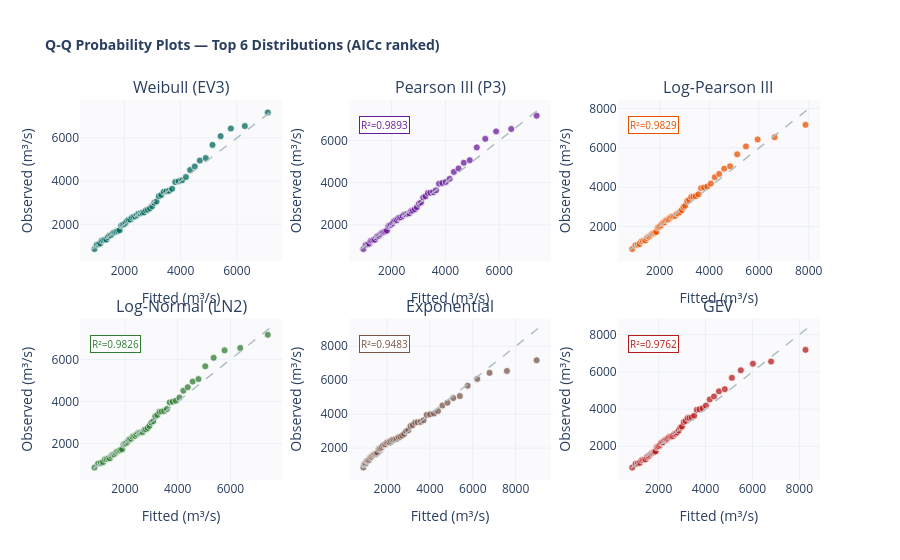

The notebook cell saved with this chart:
### Markdown cell above
### 📊 P7 — Q-Q Probability Plots (Interactive, All Distributions)

### Code cell
# Select top-6 by AICc
top6_names = df_ic_sorted["Distribution"].head(6).tolist()
fig = make_subplots(rows=2, cols=3,
    subplot_titles=[f"{n}" for n in top6_names],
    horizontal_spacing=0.09, vertical_spacing=0.15)

for idx, name in enumerate(top6_names):
    r, c = divmod(idx, 3)
    res  = FIT.get(name)
    if not res: continue
    dist = DIST_CATALOG[name]
    probs = PP_weib
    try:
        if "Log-Pearson" in name:
            Q_fit = np.exp(dist.ppf(probs, *res["params"]))
        else:
            Q_fit = dist.ppf(probs, *res["params"])
        Q_fit = np.clip(Q_fit, 0, 2e4)
        r2  = r2_score(Q_sorted, Q_fit)
        col = COLORS.get(name, "#607D8B")

        # Scatter
        fig.add_trace(go.Scatter(
            x=Q_fit, y=Q_sorted, mode="markers",
            marker=dict(color=col, size=7, opacity=0.75,
                        line=dict(color="white", width=0.8)),
            name=name, showlegend=False,
            hovertemplate=f"Fitted=%{{x:.0f}}<br>Obs=%{{y:.0f}}<br>{name}<extra></extra>",
        ), row=r+1, col=c+1)

        # 1:1 line
        lim = [min(Q_fit.min(), Q_sorted.min())*0.95,
               max(Q_fit.max(), Q_sorted.max())*1.02]
        fig.add_trace(go.Scatter(
            x=lim, y=lim, mode="lines",
            line=dict(color="#B0BEC5", dash="dash", width=1.5),
            showlegend=False, hoverinfo="skip",
        ), row=r+1, col=c+1)

        fig.update_xaxes(title_text="Fitted (m³/s)", row=r+1, col=c+1)
        fig.update_yaxes(title_text="Observed (m³/s)", row=r+1, col=c+1)

        # Annotate R²
        fig.add_annotation(
            x=0.05, y=0.90, xref=f"x{idx+1} domain", yref=f"y{idx+1} domain",
            text=f"R²={r2:.4f}", showarrow=False, font=dict(size=10, color=col),
            bgcolor="white", bordercolor=col, borderwidth=1,
        )
    except Exception as e:
        pass

fig.update_layout(
    height=560, title_text="<b>Q-Q Probability Plots — Top 6 Distributions (AICc ranked)</b>",
    title_font_size=14, plot_bgcolor="rgba(250,250,252,1)",
)
fig.show()

### Figure 1 — Plotly figure (JSON) as saved in the notebook; plotly's stock layout.template omitted (floating-point values rounded to 4 significant figures)
{"data": [{"hovertemplate": "Fitted=%{x:.0f}<br>Obs=%{y:.0f}<br>Weibull (EV3)<extra></extra>", "marker": {"color": "#00695C", "line": {"color": "white", "width": 0.8}, "opacity": 0.75, "size": 7}, "mode": "markers", "name": "Weibull (EV3)", "showlegend": false, "type": "scatter", "x": [937.6, 1012.0, 1077.0, 1139.0, 1197.0, 1254.0, 1309.0, 1362.0, 1416.0, 1468.0, 1520.0, 1572.0, 1624.0, 1676.0, 1728.0, 1780.0, 1833.0, 1885.0, 1938.0, 1992.0, 2046.0, 2101.0, 2157.0, 2213.0, 2270.0, 2328.0, 2387.0, 2448.0, 2509.0, 2572.0, 2637.0, 2703.0, 2771.0, 2840.0, 2912.0, 2986.0, 3063.0, 3142.0, 3225.0, 3311.0, 3401.0, 3495.0, 3594.0, 3698.0, 3809.0, 3927.0, 4053.0, 4190.0, 4339.0, 4503.0, 4686.0, 4893.0, 5134.0, 5423.0, 5786.0, 6284.0, 7100.0], "xaxis": "x", "y": [855.0, 1052.0, 1077.0, 1112.0, 1248.0, 1262.0, 1297.0, 1298.0, 1414.0, 1479.0, 1488.0, 1558.0, 1617.0, 1644.0, 1672.0, 1702.0, 1730.0, 1947.0, 1982.0, 2006.0, 2072.0, 2169.0, 2216.0, 2224.0, 2320.0, 2355.0, 2364.0, 2432.0, 2496.0, 2507.0, 2534.0, 2553.0, 2654.0, 2677.0, 2743.0, 2840.0, 2999.0, 3059.0, 3302.0, 3357.0, 3512.0, 3524.0, 3549.0, 3641.0, 3955.0, 3989.0, 4036.0, 4186.0, 4513.0, 4678.0, 4948.0, 5067.0, 5675.0, 6080.0, 6434.0, 6548.0, 7177.0], "yaxis": "y"}, {"hoverinfo": "skip", "line": {"color": "#B0BEC5", "dash": "dash", "width": 1.5}, "mode": "lines", "showlegend": false, "type": "scatter", "x": [812.2, 7321.0], "xaxis": "x", "y": [812.2, 7321.0], "yaxis": "y"}, {"hovertemplate": "Fitted=%{x:.0f}<br>Obs=%{y:.0f}<br>Pearson III (P3)<extra></extra>", "marker": {"color": "#6A1B9A", "line": {"color": "white", "width": 0.8}, "opacity": 0.75, "size": 7}, "mode": "markers", "name": "Pearson III (P3)", "showlegend": false, "type": "scatter", "x": [949.6, 1031.0, 1100.0, 1162.0, 1220.0, 1276.0, 1329.0, 1381.0, 1432.0, 1482.0, 1532.0, 1581.0, 1630.0, 1679.0, 1728.0, 1778.0, 1827.0, 1877.0, 1927.0, 1978.0, 2030.0, 2082.0, 2134.0, 2188.0, 2243.0, 2298.0, 2355.0, 2413.0, 2473.0, 2533.0, 2596.0, 2660.0, 2726.0, 2794.0, 2865.0, 2938.0, 3013.0, 3092.0, 3174.0, 3260.0, 3350.0, 3445.0, 3545.0, 3651.0, 3764.0, 3885.0, 4016.0, 4159.0, 4314.0, 4487.0, 4682.0, 4904.0, 5165.0, 5481.0, 5885.0, 6446.0, 7391.0], "xaxis": "x2", "y": [855.0, 1052.0, 1077.0, 1112.0, 1248.0, 1262.0, 1297.0, 1298.0, 1414.0, 1479.0, 1488.0, 1558.0, 1617.0, 1644.0, 1672.0, 1702.0, 1730.0, 1947.0, 1982.0, 2006.0, 2072.0, 2169.0, 2216.0, 2224.0, 2320.0, 2355.0, 2364.0, 2432.0, 2496.0, 2507.0, 2534.0, 2553.0, 2654.0, 2677.0, 2743.0, 2840.0, 2999.0, 3059.0, 3302.0, 3357.0, 3512.0, 3524.0, 3549.0, 3641.0, 3955.0, 3989.0, 4036.0, 4186.0, 4513.0, 4678.0, 4948.0, 5067.0, 5675.0, 6080.0, 6434.0, 6548.0, 7177.0], "yaxis": "y2"}, {"hoverinfo": "skip", "line": {"color": "#B0BEC5", "dash": "dash", "width": 1.5}, "mode": "lines", "showlegend": false, "type": "scatter", "x": [812.2, 7539.0], "xaxis": "x2", "y": [812.2, 7539.0], "yaxis": "y2"}, {"hovertemplate": "Fitted=%{x:.0f}<br>Obs=%{y:.0f}<br>Log-Pearson III<extra></extra>", "marker": {"color": "#E65100", "line": {"color": "white", "width": 0.8}, "opacity": 0.75, "size": 7}, "mode": "markers", "name": "Log-Pearson III", "showlegend": false, "type": "scatter", "x": [895.2, 1022.0, 1115.0, 1192.0, 1260.0, 1322.0, 1380.0, 1435.0, 1488.0, 1538.0, 1588.0, 1636.0, 1684.0, 1731.0, 1778.0, 1824.0, 1871.0, 1917.0, 1964.0, 2011.0, 2058.0, 2106.0, 2154.0, 2203.0, 2253.0, 2303.0, 2355.0, 2408.0, 2462.0, 2517.0, 2574.0, 2632.0, 2693.0, 2755.0, 2820.0, 2887.0, 2957.0, 3030.0, 3107.0, 3187.0, 3272.0, 3362.0, 3457.0, 3560.0, 3669.0, 3788.0, 3918.0, 4060.0, 4218.0, 4396.0, 4599.0, 4836.0, 5121.0, 5476.0, 5944.0, 6629.0, 7873.0], "xaxis": "x3", "y": [855.0, 1052.0, 1077.0, 1112.0, 1248.0, 1262.0, 1297.0, 1298.0, 1414.0, 1479.0, 1488.0, 1558.0, 1617.0, 1644.0, 1672.0, 1702.0, 1730.0, 1947.0, 1982.0, 2006.0, 2072.0, 2169.0, 2216.0, 2224.0, 2320.0, 2355.0, 2364.0, 2432.0, 2496.0, 2507.0, 2534.0, 2553.0, 2654.0, 2677.0, 2743.0, 2840.0, 2999.0, 3059.0, 3302.0, 3357.0, 3512.0, 3524.0, 3549.0, 3641.0, 3955.0, 3989.0, 4036.0, 4186.0, 4513.0, 4678.0, 4948.0, 5067.0, 5675.0, 6080.0, 6434.0, 6548.0, 7177.0], "yaxis": "y3"}, {"hoverinfo": "skip", "line": {"color": "#B0BEC5", "dash": "dash", "width": 1.5}, "mode": "lines", "showlegend": false, "type": "scatter", "x": [812.2, 8030.0], "xaxis": "x3", "y": [812.2, 8030.0], "yaxis": "y3"}, {"hovertemplate": "Fitted=%{x:.0f}<br>Obs=%{y:.0f}<br>Log-Normal (LN2)<extra></extra>", "marker": {"color": "#2E7D32", "line": {"color": "white", "width": 0.8}, "opacity": 0.75, "size": 7}, "mode": "markers", "name": "Log-Normal (LN2)", "showlegend": false, "type": "scatter", "x": [845.2, 983.8, 1085.0, 1169.0, 1242.0, 1309.0, 1372.0, 1431.0, 1487.0, 1541.0, 1594.0, 1645.0, 1696.0, 1746.0, 1795.0, 1844.0, 1893.0, 1942.0, 1991.0, 2039.0, 2089.0, 2138.0, 2188.0, 2239.0, 2290.0, 2342.0, 2395.0, 2449.0, 2504.0, 2560.0, 2617.0, 2677.0, 2737.0, 2800.0, 2865.0, 2932.0, 3001.0, 3074.0, 3149.0, 3228.0, 3311.0, 3399.0, 3492.0, 3590.0, 3696.0, 3809.0, 3933.0, 4067.0, 4216.0, 4382.0, 4570.0, 4787.0, 5046.0, 5364.0, 5778.0, 6371.0, 7417.0], "xaxis": "x4", "y": [855.0, 1052.0, 1077.0, 1112.0, 1248.0, 1262.0, 1297.0, 1298.0, 1414.0, 1479.0, 1488.0, 1558.0, 1617.0, 1644.0, 1672.0, 1702.0, 1730.0, 1947.0, 1982.0, 2006.0, 2072.0, 2169.0, 2216.0, 2224.0, 2320.0, 2355.0, 2364.0, 2432.0, 2496.0, 2507.0, 2534.0, 2553.0, 2654.0, 2677.0, 2743.0, 2840.0, 2999.0, 3059.0, 3302.0, 3357.0, 3512.0, 3524.0, 3549.0, 3641.0, 3955.0, 3989.0, 4036.0, 4186.0, 4513.0, 4678.0, 4948.0, 5067.0, 5675.0, 6080.0, 6434.0, 6548.0, 7177.0], "yaxis": "y4"}, {"hoverinfo": "skip", "line": {"color": "#B0BEC5", "dash": "dash", "width": 1.5}, "mode": "lines", "showlegend": false, "type": "scatter", "x": [802.9, 7565.0], "xaxis": "x4", "y": [802.9, 7565.0], "yaxis": "y4"}, {"hovertemplate": "Fitted=%{x:.0f}<br>Obs=%{y:.0f}<br>Exponential<extra></extra>", "marker": {"color": "#795548", "line": {"color": "white", "width": 0.8}, "opacity": 0.75, "size": 7}, "mode": "markers", "name": "Exponential", "showlegend": false, "type": "scatter", "x": [889.8, 925.2, 961.3, 998.0, 1035.0, 1074.0, 1112.0, 1152.0, 1193.0, 1234.0, 1276.0, 1319.0, 1363.0, 1408.0, 1454.0, 1501.0, 1549.0, 1599.0, 1649.0, 1701.0, 1755.0, 1810.0, 1866.0, 1924.0, 1984.0, 2045.0, 2109.0, 2175.0, 2242.0, 2313.0, 2385.0, 2461.0, 2539.0, 2621.0, 2706.0, 2795.0, 2888.0, 2986.0, 3089.0, 3197.0, 3311.0, 3433.0, 3562.0, 3700.0, 3848.0, 4009.0, 4183.0, 4373.0, 4584.0, 4820.0, 5087.0, 5396.0, 5761.0, 6208.0, 6783.0, 7595.0, 8982.0], "xaxis": "x5", "y": [855.0, 1052.0, 1077.0, 1112.0, 1248.0, 1262.0, 1297.0, 1298.0, 1414.0, 1479.0, 1488.0, 1558.0, 1617.0, 1644.0, 1672.0, 1702.0, 1730.0, 1947.0, 1982.0, 2006.0, 2072.0, 2169.0, 2216.0, 2224.0, 2320.0, 2355.0, 2364.0, 2432.0, 2496.0, 2507.0, 2534.0, 2553.0, 2654.0, 2677.0, 2743.0, 2840.0, 2999.0, 3059.0, 3302.0, 3357.0, 3512.0, 3524.0, 3549.0, 3641.0, 3955.0, 3989.0, 4036.0, 4186.0, 4513.0, 4678.0, 4948.0, 5067.0, 5675.0, 6080.0, 6434.0, 6548.0, 7177.0], "yaxis": "y5"}, {"hoverinfo": "skip", "line": {"color": "#B0BEC5", "dash": "dash", "width": 1.5}, "mode": "lines", "showlegend": false, "type": "scatter", "x": [812.2, 9162.0], "xaxis": "x5", "y": [812.2, 9162.0], "yaxis": "y5"}, {"hovertemplate": "Fitted=%{x:.0f}<br>Obs=%{y:.0f}<br>GEV<extra></extra>", "marker": {"color": "#B71C1C", "line": {"color": "white", "width": 0.8}, "opacity": 0.75, "size": 7}, "mode": "markers", "name": "GEV", "showlegend": false, "type": "scatter", "x": [874.6, 1015.0, 1115.0, 1196.0, 1267.0, 1331.0, 1390.0, 1445.0, 1498.0, 1548.0, 1598.0, 1645.0, 1692.0, 1739.0, 1784.0, 1830.0, 1875.0, 1920.0, 1965.0, 2011.0, 2056.0, 2103.0, 2149.0, 2196.0, 2244.0, 2293.0, 2343.0, 2394.0, 2446.0, 2499.0, 2554.0, 2611.0, 2669.0, 2729.0, 2792.0, 2857.0, 2925.0, 2996.0, 3071.0, 3150.0, 3233.0, 3321.0, 3416.0, 3517.0, 3626.0, 3745.0, 3875.0, 4019.0, 4181.0, 4363.0, 4574.0, 4822.0, 5124.0, 5506.0, 6021.0, 6795.0, 8263.0], "xaxis": "x6", "y": [855.0, 1052.0, 1077.0, 1112.0, 1248.0, 1262.0, 1297.0, 1298.0, 1414.0, 1479.0, 1488.0, 1558.0, 1617.0, 1644.0, 1672.0, 1702.0, 1730.0, 1947.0, 1982.0, 2006.0, 2072.0, 2169.0, 2216.0, 2224.0, 2320.0, 2355.0, 2364.0, 2432.0, 2496.0, 2507.0, 2534.0, 2553.0, 2654.0, 2677.0, 2743.0, 2840.0, 2999.0, 3059.0, 3302.0, 3357.0, 3512.0, 3524.0, 3549.0, 3641.0, 3955.0, 3989.0, 4036.0, 4186.0, 4513.0, 4678.0, 4948.0, 5067.0, 5675.0, 6080.0, 6434.0, 6548.0, 7177.0], "yaxis": "y6"}, {"hoverinfo": "skip", "line": {"color": "#B0BEC5", "dash": "dash", "width": 1.5}, "mode": "lines", "showlegend": false, "type": "scatter", "x": [812.2, 8429.0], "xaxis": "x6", "y": [812.2, 8429.0], "yaxis": "y6"}], "layout": {"annotations": [{"font": {"size": 16}, "showarrow": false, "text": "Weibull (EV3)", "x": 0.1367, "xanchor": "center", "xref": "paper", "y": 1.0, "yanchor": "bottom", "yref": "paper"}, {"font": {"size": 16}, "showarrow": false, "text": "Pearson III (P3)", "x": 0.5, "xanchor": "center", "xref": "paper", "y": 1.0, "yanchor": "bottom", "yref": "paper"}, {"font": {"size": 16}, "showarrow": false, "text": "Log-Pearson III", "x": 0.8633, "xanchor": "center", "xref": "paper", "y": 1.0, "yanchor": "bottom", "yref": "paper"}, {"font": {"size": 16}, "showarrow": false, "text": "Log-Normal (LN2)", "x": 0.1367, "xanchor": "center", "xref": "paper", "y": 0.425, "yanchor": "bottom", "yref": "paper"}, {"font": {"size": 16}, "showarrow": false, "text": "Exponential", "x": 0.5, "xanchor": "center", "xref": "paper", "y": 0.425, "yanchor": "bottom", "yref": "paper"}, {"font": {"size": 16}, "showarrow": false, "text": "GEV", "x": 0.8633, "xanchor": "center", "xref": "paper", "y": 0.425, "yanchor": "bottom", "yref": "paper"}, {"bgcolor": "white", "bordercolor": "#6A1B9A", "borderwidth": 1, "font": {"color": "#6A1B9A", "size": 10}, "showarrow": false, "text": "R²=0.9893", "x": 0.05, "xref": "x2 domain", "y": 0.9, "yref": "y2 domain"}, {"bgcolor": "white", "bordercolor": "#E65100", "borderwidth": 1, "font": {"color": "#E65100", "size": 10}, "showarrow": false, "text": "R²=0.9829", "x": 0.05, "xref": "x3 domain", "y": 0.9, "yref": "y3 domain"}, {"bgcolor": "white", "bordercolor": "#2E7D32", "borderwidth": 1, "font": {"color": "#2E7D32", "size": 10}, "showarrow": false, "text": "R²=0.9826", "x": 0.05, "xref": "x4 domain", "y": 0.9, "yref": "y4 domain"}, {"bgcolor": "white", "bordercolor": "#795548", "borderwidth": 1, "font": {"color": "#795548", "size": 10}, "showarrow": false, "text": "R²=0.9483", "x": 0.05, "xref": "x5 domain", "y": 0.9, "yref": "y5 domain"}, {"bgcolor": "white", "bordercolor": "#B71C1C", "borderwidth": 1, "font": {"color": "#B71C1C", "size": 10}, "showarrow": false, "text": "R²=0.9762", "x": 0.05, "xref": "x6 domain", "y": 0.9, "yref": "y6 domain"}], "height": 560, "plot_bgcolor": "rgba(250,250,252,1)", "title": {"font": {"size": 14}, "text": "<b>Q-Q Probability Plots — Top 6 Distributions (AICc ranked)</b>"}, "xaxis": {"anchor": "y", "domain": [0.0, 0.2733], "title": {"text": "Fitted (m³/s)"}}, "xaxis2": {"anchor": "y2", "domain": [0.3633, 0.6367], "title": {"text": "Fitted (m³/s)"}}, "xaxis3": {"anchor": "y3", "domain": [0.7267, 1.0], "title": {"text": "Fitted (m³/s)"}}, "xaxis4": {"anchor": "y4", "domain": [0.0, 0.2733], "title": {"text": "Fitted (m³/s)"}}, "xaxis5": {"anchor": "y5", "domain": [0.3633, 0.6367], "title": {"text": "Fitted (m³/s)"}}, "xaxis6": {"anchor": "y6", "domain": [0.7267, 1.0], "title": {"text": "Fitted (m³/s)"}}, "yaxis": {"anchor": "x", "domain": [0.575, 1.0], "title": {"text": "Observed (m³/s)"}}, "yaxis2": {"anchor": "x2", "domain": [0.575, 1.0], "title": {"text": "Observed (m³/s)"}}, "yaxis3": {"anchor": "x3", "domain": [0.575, 1.0], "title": {"text": "Observed (m³/s)"}}, "yaxis4": {"anchor": "x4", "domain": [0.0, 0.425], "title": {"text": "Observed (m³/s)"}}, "yaxis5": {"anchor": "x5", "domain": [0.0, 0.425], "title": {"text": "Observed (m³/s)"}}, "yaxis6": {"anchor": "x6", "domain": [0.0, 0.425], "title": {"text": "Observed (m³/s)"}}}}
